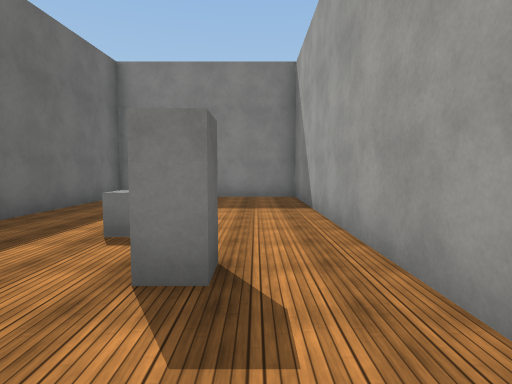
[1] (above)

13 first-person views from a walk through a 3-D level made in the Unity game engine. The camera is 1.5 m above the floor, tilts 4° down and sees 80° across. The floor is counted in squares, 2 m on a side. Each view is taken from the middle of a square. On the plan, view 1 faces up. The plan holds only what a view shows up to about 10 squares ahead; the rest is blank. The place goes on beyond the plan. The player character is not drawn. Some surface patterns are stand-ins.

[2]
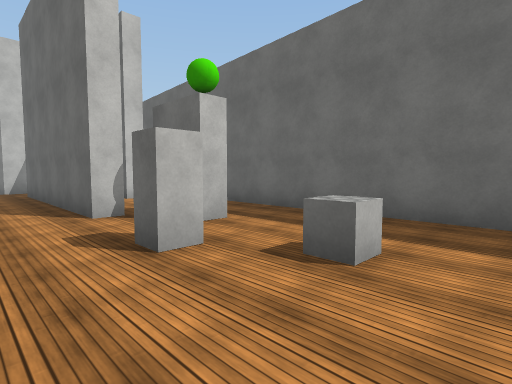

[3]
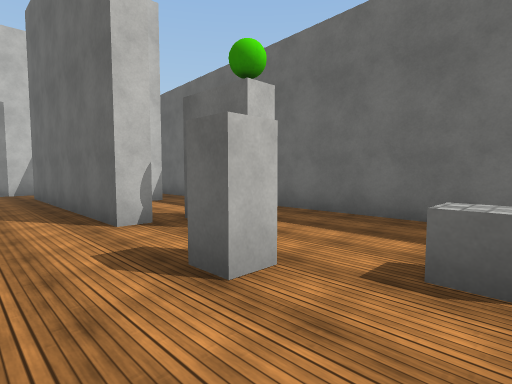

[4]
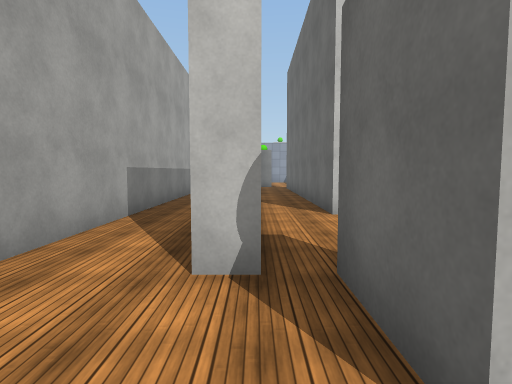

[5]
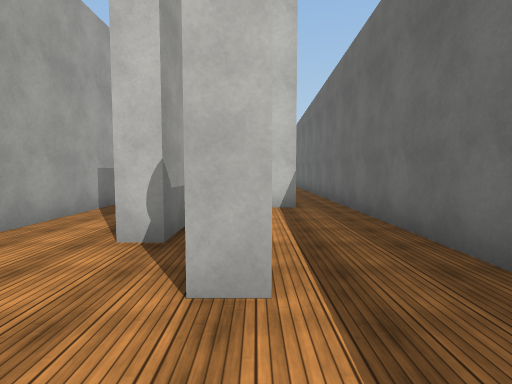

[6]
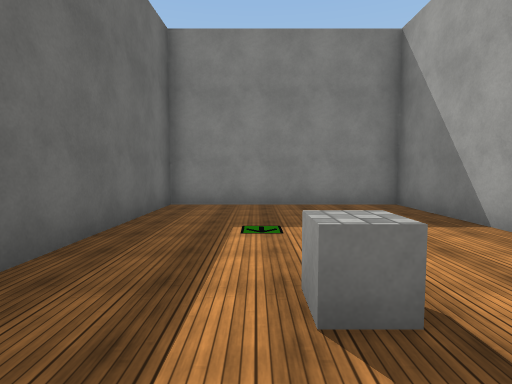

[7]
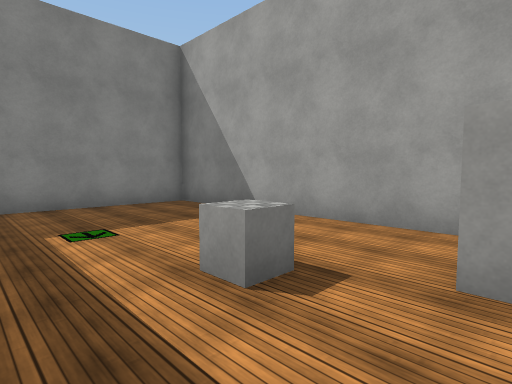

[8]
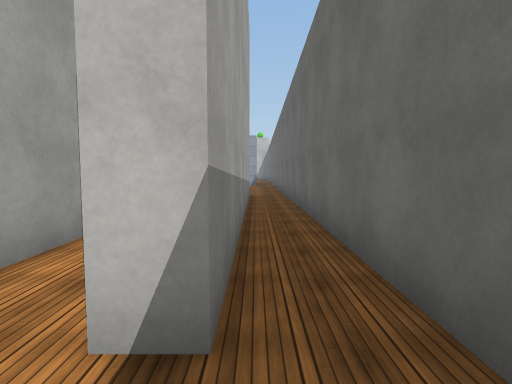

[9]
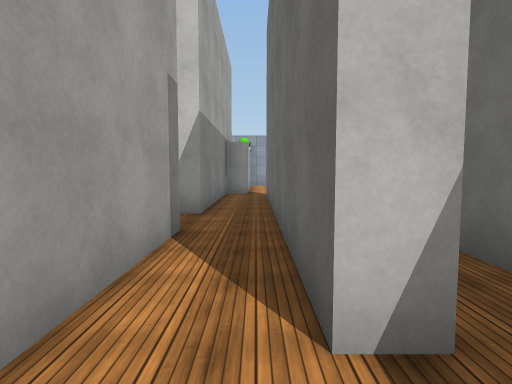

[10]
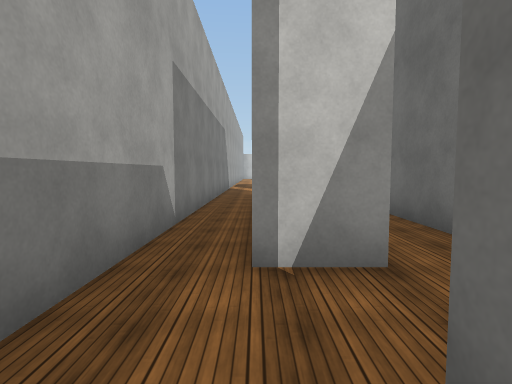

[11]
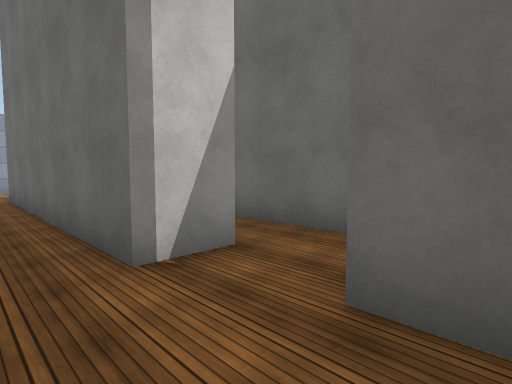

[12]
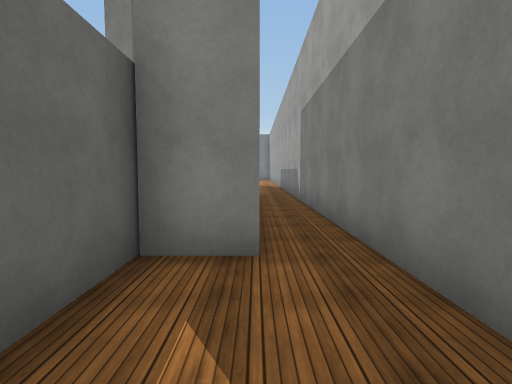

[13]
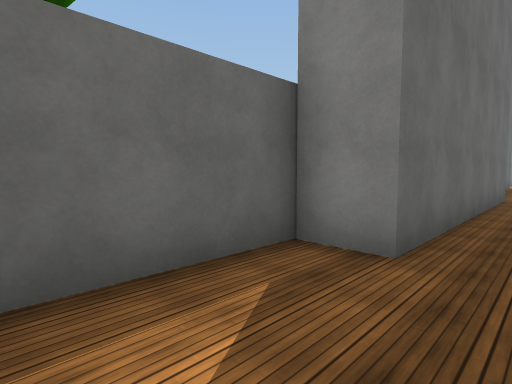

### Floor plan
Points are (right, up) in squares from view 1. A wall is a line through its corners. A room is listed if a view was taken in it or the views show most of it. See-through windows are left out.
Room 1 (views 1, 2, 3, 4, 5, 6, 7, 10, 11)
walls: (-2.1, 1.3) (-1.6, 1.3) (-1.6, -0.2); (-1, -0.2) (-0.5, -0.2) (-0.5, -5.9); (1.1, 1.2) (1.1, 8.8) (-3.9, 8.8) (-3.9, 1.6); (-2.3, -3.2) (-2.3, -10.6); (1.1, -7.4) (1.1, -0.5); (-1, -9.5) (-1, -7.3) (0, -7.3)
ways out: opening at (-3, 1) to room 2; opening at (1, -8) to room 3
objects: cube (-1, 4); block (0, 2)
Room 2 (views 8, 9)
walls: (-1, -1.1) (-1, -0.2); (-2.8, -3.2) (-2.3, -3.2); (-3.9, 1.6) (-3.9, -3.6); (-1, -5.9) (-1, -3)
ways out: opening at (-3, 1) to room 1; opening at (-3, -4)
Room 3 (views 12, 13)
walls: (1.1, -15.8) (1.1, -7.4); (0, -7.3) (0, -14.3) (-1.1, -14.3) (-1.1, -16.9)
ways out: opening at (1, -8) to room 1

Positions as (right, up) in squares from view 1, and headings:
1: (0, 0), facing up
2: (1, 5), facing down-left
3: (1, 4), facing down-left
4: (-1, 2), facing down
5: (-2, 3), facing down
6: (-2, 2), facing up
7: (-3, 2), facing up-right
8: (-3, -2), facing down
9: (-2, -2), facing down
10: (0, -5), facing down
11: (1, -5), facing down-left
12: (0, -17), facing up
13: (1, -17), facing up-left
